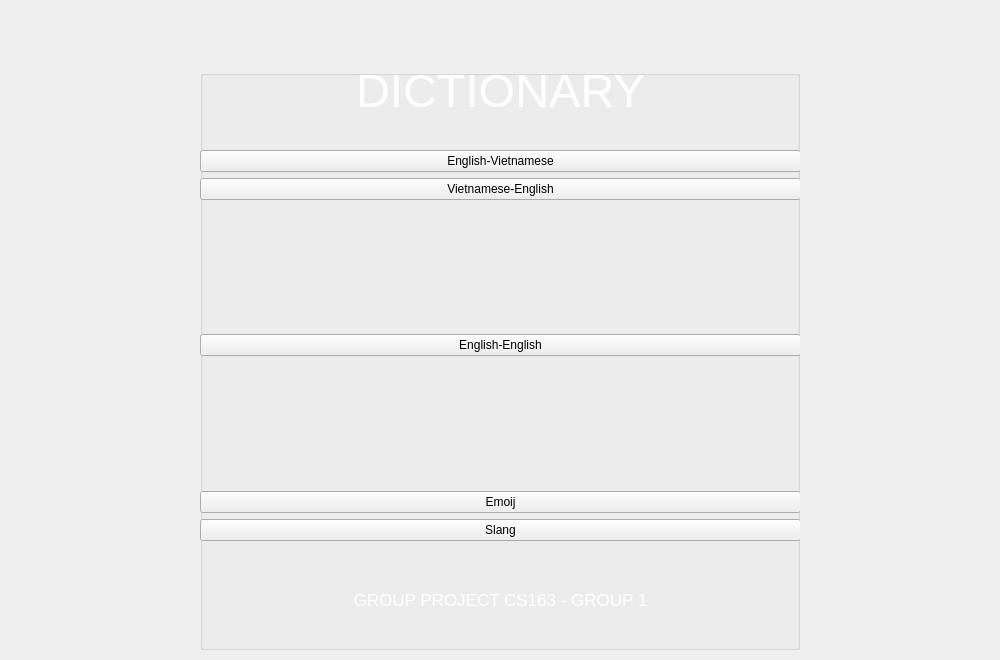
<?xml version="1.0" encoding="UTF-8"?>
<ui version="4.0">
 <class>MainWindow</class>
 <widget class="QMainWindow" name="MainWindow">
  <property name="geometry">
   <rect>
    <x>0</x>
    <y>0</y>
    <width>1000</width>
    <height>660</height>
   </rect>
  </property>
  <property name="windowTitle">
   <string>MainWindow</string>
  </property>
  <widget class="QWidget" name="centralWidget">
   <widget class="QGroupBox" name="groupBox">
    <property name="geometry">
     <rect>
      <x>200</x>
      <y>70</y>
      <width>600</width>
      <height>580</height>
     </rect>
    </property>
    <property name="styleSheet">
     <string notr="true"/>
    </property>
    <property name="title">
     <string/>
    </property>
    <property name="alignment">
     <set>Qt::AlignmentFlag::AlignCenter</set>
    </property>
    <widget class="QWidget" name="verticalLayoutWidget">
     <property name="geometry">
      <rect>
       <x>0</x>
       <y>80</y>
       <width>601</width>
       <height>391</height>
      </rect>
     </property>
     <layout class="QVBoxLayout" name="verticalLayout">
      <item>
       <widget class="QPushButton" name="engVietButton">
        <property name="styleSheet">
         <string notr="true"/>
        </property>
        <property name="text">
         <string>English-Vietnamese</string>
        </property>
       </widget>
      </item>
      <item>
       <widget class="QPushButton" name="vietEngButton">
        <property name="styleSheet">
         <string notr="true"/>
        </property>
        <property name="text">
         <string>Vietnamese-English</string>
        </property>
       </widget>
      </item>
      <item alignment="Qt::AlignmentFlag::AlignVCenter">
       <widget class="QPushButton" name="engEngButton">
        <property name="styleSheet">
         <string notr="true"/>
        </property>
        <property name="text">
         <string>English-English</string>
        </property>
       </widget>
      </item>
      <item>
       <widget class="QPushButton" name="emoijButton">
        <property name="text">
         <string>Emoij</string>
        </property>
       </widget>
      </item>
      <item>
       <widget class="QPushButton" name="slangButton">
        <property name="text">
         <string>Slang</string>
        </property>
       </widget>
      </item>
     </layout>
    </widget>
    <widget class="QLabel" name="title_2">
     <property name="geometry">
      <rect>
       <x>0</x>
       <y>-10</y>
       <width>601</width>
       <height>60</height>
      </rect>
     </property>
     <property name="sizeIncrement">
      <size>
       <width>0</width>
       <height>0</height>
      </size>
     </property>
     <property name="font">
      <font>
       <pointsize>35</pointsize>
       <italic>false</italic>
       <fontweight>ExtraBold</fontweight>
      </font>
     </property>
     <property name="cursor">
      <cursorShape>ArrowCursor</cursorShape>
     </property>
     <property name="styleSheet">
      <string notr="true">color: white;              
border-radius: 10px;   </string>
     </property>
     <property name="text">
      <string>DICTIONARY</string>
     </property>
     <property name="alignment">
      <set>Qt::AlignmentFlag::AlignCenter</set>
     </property>
    </widget>
    <widget class="QLabel" name="title_3">
     <property name="geometry">
      <rect>
       <x>0</x>
       <y>500</y>
       <width>601</width>
       <height>60</height>
      </rect>
     </property>
     <property name="sizeIncrement">
      <size>
       <width>0</width>
       <height>0</height>
      </size>
     </property>
     <property name="font">
      <font>
       <pointsize>13</pointsize>
       <italic>false</italic>
       <bold>false</bold>
      </font>
     </property>
     <property name="cursor">
      <cursorShape>ArrowCursor</cursorShape>
     </property>
     <property name="styleSheet">
      <string notr="true">color: white;              
border-radius: 10px;   </string>
     </property>
     <property name="text">
      <string>GROUP PROJECT CS163 - GROUP 1</string>
     </property>
     <property name="alignment">
      <set>Qt::AlignmentFlag::AlignCenter</set>
     </property>
    </widget>
   </widget>
  </widget>
 </widget>
 <resources/>
 <connections/>
</ui>
